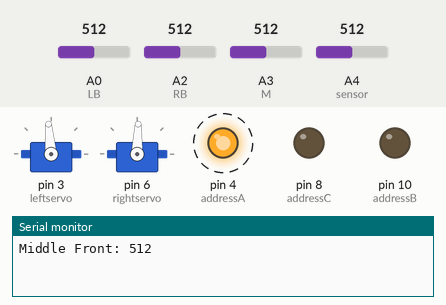
Recording of a sketch running on a simulated Arduino Uno, built with avr-gcc and run on an emulated ATmega328P. On the bench: 2 × servo, output pins drawn as LEDs (lit = HIGH), the last lines printed to the serial monitor. Dashed ring = blinking. The inputs (shaded band) are chosen by the test bench; at power-on: A4 (sensor) = 512, A3 (M) = 512, A0 (LB) = 512, A2 (RB) = 512.

Above: at 0.11 s.
At 1.29 s:
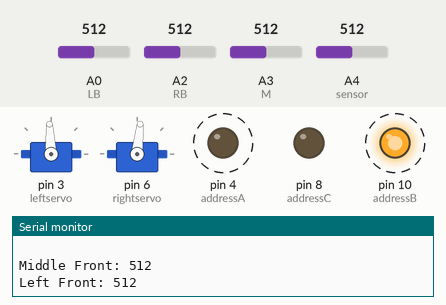
1.3 s: A4 (sensor) set to 104
4.3 s: A4 (sensor) set to 94
7.3 s: A3 (M) set to 106
10.3 s: A3 (M) set to 92
Timing chart, 0 to 14.3 s (numbered marks = the images above; inputs shaded):
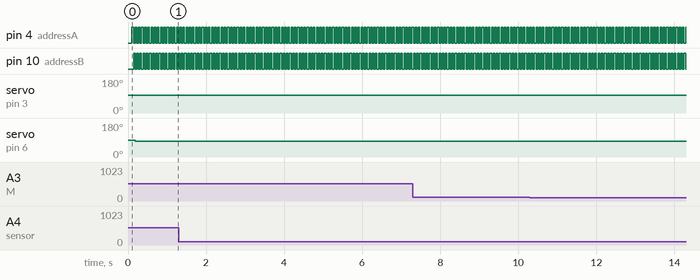

The sketch:

move_nov28_with_real_wall.ino
```cpp
#include <Servo.h>

Servo leftservo;
Servo midservo; //create servo object for left wheel
Servo rightservo;


//create servo object for right wheel
//real speed for servos not moving is 94
//mux connects to left and right line sensors and left and right wall sensors
int A = 0; // mux select values
int B = 0;
int C=  0;


int LB=A0; // left back sensor pin, directly connected to arduino so don't need to save values
int RB=A2; // right back sensor pin
int M =A3;
int front_middle;// LINE sensors, from line_sense()
int front_left;
int front_right;


//int black= 750; //black sensor reading
//int white= 750; // white sensor reading

int threshold = 790; //over 750 is black, under 750 is white
//int threshold_lb = 800;
//int threshold_rb = 890;

int wallFront;
int wallLeft;
int wallRight;

//byte currentWallValue;

int totalChannels = 8;
int addressA = 4;
int addressB = 10;
int addressC= 8;
//int count;


// DFS variables
int curr_x;
int curr_y;
int curr_direction;

int frontier[60];
int sp1=0;

int nodesSearched[60];
int sp2=0;

int path[120];
int sp3=0;

int next_direction;// used in change_direction
int wall_map_real[][5] = { { 15, 15, 15, 15 }, { 15, 15, 15, 15}, { 15, 15, 15, 15 }, { 15, 15, 15, 15 }, { 15, 15, 15, 15 } };


void setup() {
  Serial.begin(9600);
  leftservo.attach(3);     //Connect left servo white wire to pin 3
  rightservo.attach(6);   //Connect right servo white wire to pin 6

curr_x=3;
curr_y=4;
 sp1=0;
 sp2=0;
 sp3=0;
curr_direction=1;

  pinMode(addressA, OUTPUT);
  pinMode(addressB, OUTPUT);
  pinMode(addressC, OUTPUT);
 // pinMode(A0, OUTPUT);
 // pinMode(A1, INPUT);
  //pinMode(A2, INPUT);
  //pinMode(A3, INPUT);
  //pinMode(A5, INPUT);
  //pinMode(A4, INPUT);
 // pinMode(13, OUTPUT);
}

void loop() {
  //analogWrite(A4, 100);
  //Serial.println("Sensor Direct: " + String(analogRead(A4), DEC));
move_one();
//delay(500);
//line_sense();

//leftservo.write(95);   // TESTING move right (not sharp turn)
//rightservo.write(92);


//leftservo.write(93);  // TESTING move left  (not sharp turn)
//rightservo.write(84);

// TESTING GO STRAIGHT
//leftservo.write(96);
//rightservo.write(88);


//
//move();
  //Serial.println("LB"+String(analogRead(LB)));
  //Serial.println("RB"+String(analogRead(RB)));
  //turn_right();
   // leftservo.write(87);
    //rightservo.write(85);
 //figure_eight();


//wall_sense();
//analogRead(A5)
//Serial.println("WALL front sensor "+ String(wallFront));
//Serial.println("WALL right sensor "+ String(wallRight));
//Serial.println("WALL left sensor  "+ String(wallLeft));


//delay(1000);
//delay(500);
//DFS();
 //move_to(4,2);
 //move_to(4,1);
 //move_to(4,0);
  //move_to(3,0);
   //move_to(2,0);
   //move_to(1,0);
    //move_to(0,0);
   // move_to(0,1);
    //move_to(0,2);
   // move_to(0,3);
   // move_to(0,2);
   // move_to(0,1);
    //move_to(1,1);
    // move_to(1,0);
    //move_to(2,0);

    // move_to(1,0);
 //move_to(3,1);
 //move_to(3,2);
 //move_to(3,3);

//figure_eight();

}


//move is the line follow
void move(){

  //Serial.println("print");
  //Serial.println("finished line sense");


    line_sense();

  //if rightfront and middle sensor is white and leftfront is black, move left, right wheel faster
  if(front_right<=760){
    leftservo.write(93);
    rightservo.write(84);
    //Serial.println("third if");

  }

  //if leftfront and middle sensor is white and rightfront is black, move right, left wheel faster
   else if(front_left<=760){
   leftservo.write(95);
   rightservo.write(92);
   //Serial.println("second if");
  }


    else if (analogRead(A3)>650){ //if at least two sensors are black, move forward
    leftservo.write(96);
    rightservo.write(88);

    //Serial.println("first if");
    }


}


void figure_eight(){
 //if  ((M>= black && LB>=black && RB>=black)!=true){
  move_one();
  turn_right();
  move_one();
  turn_right();
  move_one();
  turn_right();
  move_one();
  turn_right();
  move_one();
   turn_left();
  move_one();
  turn_left();
  move_one();
  turn_left();
  move_one();
  turn_left();
  move_one();
 //}

  }


void move_one(){ //move forward until it's at a cross section


leftservo.write(95);  // default move straight
rightservo.write(88);
delay(100);
  while((((analogRead(LB)+analogRead(RB))/2) >=850)!=true){
    //Serial.println("middle line: " + String(analogRead(M), DEC));
    //Serial.println("right back: "+ String(analogRead(RB), DEC));
    //Serial.println("left back: "+ String(analogRead(LB), DEC));
     //Serial.println("LB"+String(analogRead(LB)));
     //Serial.println("RB"+String(analogRead(RB)));
    move();
    }

leftservo.write(90);  // STOP
rightservo.write(94);
delay(1000);

  }


 void turn_right(){
 leftservo.write(100);
 rightservo.write(97);
 delay(200);

 while(analogRead(A3)<=850){
   leftservo.write(99);
   rightservo.write(97);
   }

  }

 void turn_left(){
  leftservo.write(87);
  rightservo.write(86);
    delay(200);
  while(analogRead(A3)<=850){
    leftservo.write(87);
    rightservo.write(85); }

  }

  void line_sense() {
    //Analog pin for front sensor
    front_middle = analogRead(M); //middle line sensor
    Serial.println("Middle Front: " + String(front_middle, DEC));

    //Analog pin for left sensor
    A = 1;
    B = 0;
    C = 0;
    digitalWrite(addressA, A);
    digitalWrite(addressB, B);
    digitalWrite(addressC, C);
    delay(40);
    front_left = analogRead(A4);//left line sensor
    Serial.println("Left Front: " + String(front_left, DEC));
    //Analog pin for right sensor
    A = 0;
    B = 1;
    C = 0;
    digitalWrite(addressA, A);
    digitalWrite(addressB, B);
    digitalWrite(addressC, C);
    delay(40);
    front_right = analogRead(A4); //right line sensor
    Serial.println("Right Front: " + String(front_right, DEC));
    //Serial.println("Sensor Direct: " + String(analogRead(A5), DEC));
    Serial.println(" ");
  }

void wall_sense() {

    wallFront=analogRead(A5);
    delay(20);

    //Analog pin for left wall sensor
    C = 1;
    A = 0;
    B = 0;
    digitalWrite(addressA, A);
    digitalWrite(addressB, B);
    digitalWrite(addressC, C);
    delay(20);
    wallLeft = analogRead(A4);//left wall sensor
    Serial.println("Left Wall Direct: " + String(analogRead(A1), DEC));


    //Analog pin for right  wall sensor
    C = 1;
    A = 0;
    B = 1;
    digitalWrite(addressA, A);
    digitalWrite(addressB, B);
    digitalWrite(addressC, C);
    delay(50);
    wallRight = analogRead(A4);
    //right wall sensor
    //Serial.println("Right Wall: " + String(front_right, DEC));
    Serial.println("Right Sensor Direct: " + String(analogRead(A1), DEC));
    Serial.println(" ");
  }


  void DFS(){

        // to stores path travelled


     leftservo.write(90);
     rightservo.write(94);
     delay(1000);

     writeWallInfo();

    //frontier[sp1++]=curr_y;
    //frontier[sp1++]=curr_x;

    nodesSearched[sp2++]=curr_y;
    nodesSearched[sp2++]=curr_x;
    path[sp3++]=curr_y;
    path[sp3++]=curr_x;

    Serial.println("starting x location:" + String(curr_x));
    Serial.println("starting y location:" + String(curr_y));
    Serial.println("...");

    // save current state to frontier
    //String wallinfo = Integer.toBinaryString(wall_map[curr_x][curr_y]);
    int wallinfo= wall_map_real[curr_y][curr_x];

    Serial.println("Reading in wall info as"+String(wallinfo));


    // append adjacent nodes to frontier

    for (int i = 3; i >=0; i--) {

      Serial.println("first for loop");
      //Serial.println(bitRead(wallinfo,i));

      if (bitRead(wallinfo,i)==0) {

        delay(1000);
        if (i == 3) {
          Serial.println("west");
          int west[2] = { curr_y, curr_x - 1 };
         // Serial.println(String(west[0]));
          //Serial.println(String(west[1]));

          if (frontier_contains(west[0], west[1])!=true && nodesSearched_contains(west[0], west[1]) !=true) {
            frontier[sp1++]=west[0];
            frontier[sp1++]=west[1];
           // Serial.print("added something");

          }
          // append coordinates for the "west" square onto frontier, if it is not already
          // in frontier or searched
        }

        else if (i == 2) {
          Serial.println("east");

          int east[2] = {curr_y, curr_x + 1 };

          if (frontier_contains(east[0], east[1])!=true && nodesSearched_contains(east[0], east[1]) !=true) {
            frontier[sp1++]=east[0];
             frontier[sp1++]=east[1];
            //Serial.print("added something");


          }

          // append coordinates for the "east" square onto frontier, if it is not already
          // in frontier or searched
        }

        else if (i == 1) {
          Serial.println("south");

          int south[2] = { curr_y - 1, curr_x };
          if (frontier_contains(south[0], south[1])!=true && nodesSearched_contains(south[0], south[1]) !=true) {
            frontier[sp1++]=south[0];
            frontier[sp1++]=south[1];
           // Serial.print("added something");

          }

          // append coordinates for the "south" square onto frontier, if it is not already
          // in frontier or searched
        }

        else if (i == 0) {
         Serial.println("north");

          int north[2] = { curr_y + 1, curr_x };

          if (frontier_contains(north[0], north[1])!=true && nodesSearched_contains(north[0], north[1]) !=true) {
            frontier[sp1++]=north[0];
            frontier[sp1++]=north[1];
            //Serial.print("added something");

          }

          // append coordinates for the "north" square onto frontier, if it is not already
          // in frontier or searched
        }
      }
    }

    //System.out.println("empty" + frontier.isEmpty());
    while (sp1>0) {
     /*Serial.println("while loop");

      Serial.println("frontier  "+ String(sp1));
      for(int a=0 ; a<sp1; a++){

        Serial.print(String(frontier[a]));
        }

         Serial.println("nodesSearched   "+String(sp1));
      for(int b=0 ; b<sp2; b++){
        Serial.print(String(nodesSearched[b]));
        }
      Serial.println("path   "+String(sp1));
      for(int c=0 ; c<sp3; c++){
        Serial.print(String(path[c]));
        Serial.print(String(sp3));
        }*/


      int temp_x = frontier[--sp1];
      int temp_y = frontier[--sp1];


      if((movePossible(curr_y, curr_x,temp_y,temp_x)!=true)){// if next one next location is not attainable.
        path[--sp3];
        path[--sp3];

     // Serial.println("TEST:"+String((movePossible(path[sp3-2], path[sp3-1],temp_y,temp_x)!=true)));
      while((movePossible(path[sp3-2], path[sp3-1],temp_y,temp_x)!=true)){

         int x=path[--sp3];
         int y=path[--sp3];
         move_to(y,x);

          // curr_x=path[--sp3]; // NEED TO PHYSICALLY MOVE ROBOT
           //curr_y=path[--sp3];//
           Serial.println("new x location:" + String(curr_x));
           Serial.println("new y location:" + String(curr_y));
           Serial.println("...");

        }
        // once more so you don't skip a spot
         int x=path[--sp3];
         int y=path[--sp3];
          move_to(y,x);


           //curr_x=path[--sp3]; // NEED TO PHYSICALLY MOVE ROBOT
           //curr_y=path[--sp3];//
           path[sp3++]=curr_y;
           path[sp3++]=curr_x;
           Serial.println("new x location:" + String(curr_x));
           Serial.println("new y location:" + String(curr_y));
           Serial.println("...");

      }

        move_to(temp_y,temp_x);
      //curr_x=temp_x; // NEED TO PHYSICALLY MOVE ROBOT
      //curr_y=temp_y;//

      path[sp3++]=temp_y;
      path[sp3++]=temp_x;
      nodesSearched[sp2++]=temp_y;
      nodesSearched[sp2++]=temp_x;


      Serial.println("x location:" + String(curr_x));
      Serial.println("y location:" + String(curr_y));


      //Serial.println("check:" + nodesSearched_contains(curr_x,curr_y));

      //Serial.println(String(wall_map[curr_y][curr_x]));


      //Serial.println("out of bounds error x check:" + robot.getX());
      //Serial.println("out of bounds error y check:" + robot.getY());

      wallinfo = wall_map_real[curr_y][curr_x];
      Serial.println("Reading in wall info as"+String(wallinfo));

      for (int b = 3; b >=0; b--) {
        //Serial.println("embedded for loop" + " substring is:" + bitRead(wallinfo,b));

        if (bitRead(wallinfo,b) == 0) {

          if (b == 3) {
            int west[2] = { curr_y, curr_x - 1 };
            //System.out.println("check 1 :" + nodesSearched.contains(west));
            if (frontier_contains(west[0], west[1])!=true && nodesSearched_contains(west[0], west[1]) !=true) {
              frontier[sp1++]=west[0];
              frontier[sp1++]=west[1];
              //Serial.println("added west:" + String(west[0]) + String(west[1]));
            }
            // append coordinates for the "west" square onto frontier, if it is not already
            // in frontier or searched
          }

          else if (b == 2) {
            int east[2] = { curr_y, curr_x + 1 };

            if (frontier_contains(east[0], east[1])!=true && nodesSearched_contains(east[0], east[1]) !=true) {
              frontier[sp1++]=east[0];
               frontier[sp1++]=east[1];
              //System.out.println("added east" + east[0] + east[1]);
            }

            // append coordinates for the "east" square onto frontier, if it is not already
            // in frontier or searched
          }

          else if (b == 1) {

            int south[2] = {curr_y + 1, curr_x };
            if (frontier_contains(south[0], south[1])==false && nodesSearched_contains(south[0], south[1])==false) {
              frontier[sp1++]=south[0];
              frontier[sp1++]=south[1];
              //System.out.print("added south");
            }

            // append coordinates for the "south" square onto frontier, if it is not already
            // in frontier or searched
          }

          else if (b == 0) {


            int north[2] = {curr_y-1, curr_x };

            if (frontier_contains(north[0], north[1])==false && nodesSearched_contains(north[0], north[1]) ==false) {
              frontier[sp1++]=north[0];
              frontier[sp1++]=north[1];


             // Serial.println("added"+String(north[0])+ String(north[1]));
            }

            // append coordinates for the "north" square onto frontier, if it is not already
            // in frontier or searched

          }
        }
      }

    }

    Serial.print("all searched" );  // NEED TO OUTPUT "ALL DONE SIGNAL"


    }


boolean frontier_contains( int y, int x){

     for(int i=0; i<sp1; i=i+2){

       if (frontier[i]==y && frontier[i+1]==x){

        //Serial.println("this is is found in frontier"+ String(y)+String(x));
        return true;

        }
     }
  return false;
  }


  boolean nodesSearched_contains( int y, int x){

     for(int i=0; i<sp2; i=i+2){

       if (nodesSearched[i]==y && nodesSearched[i+1]==x){
        // Serial.println("this is is found in nodesSearched"+ String(y)+String(x));
        return true;

        }
     }
  return false;

  }


  boolean movePossible(int curr_y, int curr_x, int pos_y, int pos_x){


    //int wall_map[][5] = { { 9, 1, 3, 5 }, { 8, 6, 13, 12}, { 12, 11, 6, 12 }, { 8, 3, 7, 14 }, { 10, 3, 3, 7 } };
    int wallinfo= wall_map_real[curr_y][curr_x];
    if(abs(curr_y-pos_y)>1 ||abs(curr_x-pos_x)>1|| (abs(curr_y-pos_y)== 1&& abs(curr_x-pos_x)==1)){return false;}


     else if (pos_y==curr_y - 1 && pos_x==curr_x&& bitRead(wallinfo,0) == 0) {return true;}
     else if (pos_y== curr_y + 1&& pos_x==curr_x && bitRead(wallinfo,1) == 0) {return true;}
     else if (pos_y==curr_y  &&pos_x==curr_x + 1&& bitRead(wallinfo,2) == 0) {return true;}
     else if (pos_y== curr_y && pos_x==curr_x - 1 && bitRead(wallinfo,3) == 0) {return true;}


     else return false;

    }

 void writeWallInfo(){

  // will be writing into wall_map_real for the actual wall map instead of the hardcoded one

  //read in direction

  // WESN
     // W=+8
     // E=+4
     // S=+2
     // N=+1

  int front=0;
  int right=0;
  int left=0;
  wall_sense();

  Serial.println("front sensor "+ String(wallFront));
  Serial.println("right sensor   "+ String(wallRight));
  Serial.println("left sensor   "+ String(wallLeft));

  if (wallFront> 400){ front=1;}  /// THESE IF STATEMENTS NEED TO BE REWRITTEN TAKING INTO ACCOUNT PAST VALUES COMPARED TO CURRENT

  if (wallRight> 350){ right=1;}

  if (wallLeft> 350)  {left=1;}

  // if direction= 1 north , then front = north , right equals east, left equals west, south equals 0
  // if direction= 2 east , then front= east
  // if direction= 3 south  then front = south
  // if direction= 4 west , then front= west

  int walls=15;

  if(curr_direction==1){
    walls= (front*1)+(left*8)+(right*4)+2;
    }

  else if (curr_direction==2){ walls= (front*4)+(left*1)+(right*2)+8; }

  else if(curr_direction==3){ walls= (front*2)+(left*4)+(right*8)+1; }

  else if(curr_direction==4){ walls= (front*8)+(left*2)+(right*1)+4; }

  wall_map_real[curr_y][curr_x]=walls;
  Serial.println("the wall value at this location is :" + String(walls));

  /// SEND CURRENT LOCATION curr_y && curr_x


  /// SEND WALL INFORMATION walls


  }


  void move_to(int next_y, int next_x) {
    //looks at current location (curr_x and curr_y) and looks towards location that should be moved to (next_x and next_y) taking into account curr_direction
    //to figure out the next direction find the difference between the current y locations and x location


    if((next_y-curr_y) < 0)
      next_direction = 1;
    else if ((next_y-curr_y) > 0)
      next_direction = 3;
    else if ((next_x-curr_x) > 0)
      next_direction = 2;
    else if ((next_x-curr_x) < 0)
      next_direction = 4;

    change_direction();
    curr_direction=next_direction;

    move_one();
    curr_y=next_y;
    curr_x=next_x;
    writeWallInfo();


   }

  void change_direction() {
    int direction_difference = curr_direction - next_direction;

   if(direction_difference == -3){
     turn_left();

      }

    else if(direction_difference == -1) {
      turn_right();
    }

     else if(direction_difference == -2) {
      turn_right();
       turn_right();
    }

    else if(direction_difference == 3)
      turn_right();
    else if(direction_difference == 2) {
      turn_right();
      turn_right();
    }

    else if(direction_difference == 1) {
      turn_left();
    }
  }


  /*void wall_locate() {
    past_sum_front = current_sum_front;
    past_sum_left = current_sum_left;
    past_sum_right = current_sum_right;
    past_average_front = curr_average_front;
    past_average_left = curr_average_left;
    past_average_right = past_average_right;

  while(iteration < 7) {
    //Analog pin for front sensor
    //current_front = analogRead(A5);
    //Analog pin for left sensor
    A = 0;
    B = 0;
    digitalWrite(addressA, A);
    digitalWrite(addressB, B);
    current_left = analogRead(A1);
    //Analog pin for right sensor
    A = 0;
    B = 1;
    digitalWrite(addressA, A);
    digitalWrite(addressB, B);
    current_right = analogRead(A1);

    //Sums current values
    current_sum_front = current_sum_front + current_front;
    current_sum_left = current_sum_left + current_left;
    current_sum_right = current_sum_right + current_right;
    iteration++;
    delay(10);
  }

  if (iteration == 7)
  {
    curr_average_front = current_sum_front / double(iteration - 7);
    current_sum_front = 0;
    curr_average_left = current_sum_left / double(iteration - 7);
    current_sum_left = 0;
    curr_average_right = current_sum_right / double(iteration - 7);
    current_sum_right = 0;
    iteration = 0;
  }


  // robot will be continuously reading data but will only act upon the data received at each intersection
  //at intersection the wall action will be taken dependent on values collected at the intersection/prior to it with the summation of the values
  //
  //maximum of 280 milliseconds(14 iterations * 20 millisecond delay per iteration)
  //change the difference value of this addition to fix wall sensing

    if(curr_average_front+10<past_average_front)
    {
        wallFront = !wallFront;
    }

    if(curr_average_left+50<past_average_left)
    {
        wallLeft = !wallLeft;
    }

    if(curr_average_right+50<past_average_right)
    {
        wallRight = !wallRight;
    }


            //Convert bool values into currentWallValue (first bit: wallFront, second bit: wallLeft,                //third bit: wallRight)
  if (wallFront && wallLeft && wallRight)
    currentWallValue = B111;

  else if (wallFront && wallLeft && !wallRight)
    currentWallValue = B110;

  else if (wallFront && !wallLeft && wallRight)
    currentWallValue = B101;

  else if (wallFront && !wallLeft && !wallRight)
    currentWallValue = B100;

  else if (!wallFront && wallLeft && wallRight)
    currentWallValue = B011;

  else if (!wallFront && wallLeft && !wallRight)
    currentWallValue = B010;

  else if (!wallFront && !wallLeft && wallRight)
    currentWallValue = B001;

  else
    currentWallValue = B000;
  }

void intersection_action() {
  wall_locate();

              //UNAVOIDABLE ACTIONS (e.g. if there is a dead end you must turn around)
              //if there are wall on all sides, turn around
  if (currentWallValue = B111)
        {
            turn_right();
            turn_right();
        }

                         //ACTIONS CAN BE MODIFIED (e.g. if there is only a wall in front you can move
      //left or right

                         //walls left and front of the robot: can turn right or turn around
  else if (currentWallValue = B110)
        {
            turn_right();
        }

                          //walls right and front of the robot: can turn left or turn around
      else if (currentWallValue = B101)
        {
            turn_left();
        }

                         //wall in front of the robot
  else if (currentWallValue = B100)
        {
            turn_right();
        }

      currentWallValue= 0;
                         //no walls just goes into next set of moving forward to the next intersection

  }*/
```

Measured:
- by itself, pin 4 (addressA), pin 10 (addressB): alternates HIGH for 0.04 s and LOW for 0.04 s
